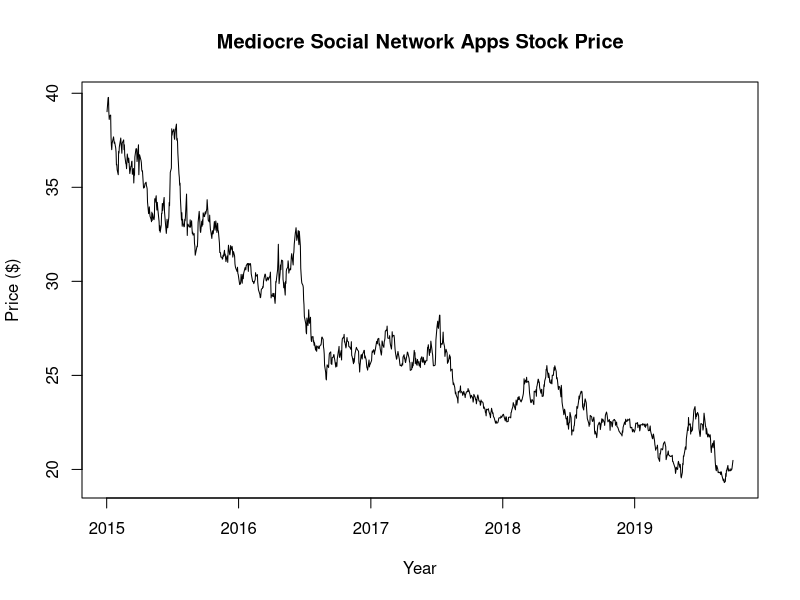
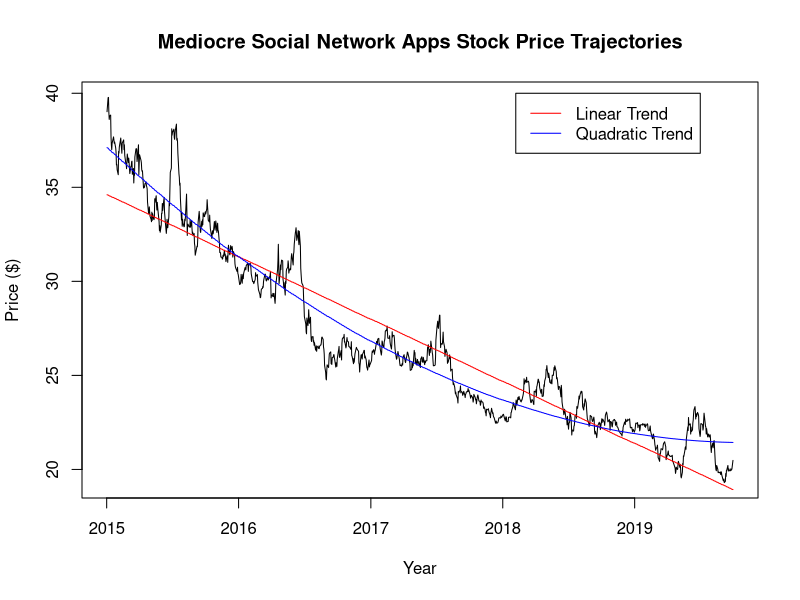
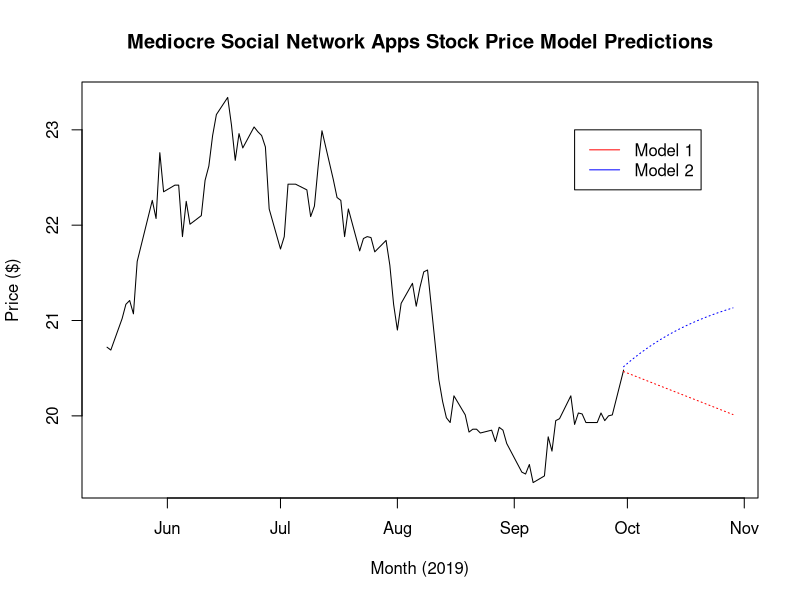

Write the R code that produced these figures, in order.
## ---- chunk 1
knitr::opts_chunk$set(echo = TRUE)
## ---- chunk 2
dat = read.csv("stocks.csv")
plot(x=as.Date(dat$Date), y=dat$Price, main="Mediocre Social Network Apps Stock Price", ylab="Price ($)", xlab="Year", type="l")
## ---- chunk 3
d = 1:length(dat$Price)
d2 = d^2
mod1 = lm(dat$Price ~ d)
mod2 = lm(dat$Price ~ d + d2)
plot(x=as.Date(dat$Date), y=dat$Price, main="Mediocre Social Network Apps Stock Price Trajectories", ylab="Price ($)", xlab="Year", type="l")
lines(x=as.Date(dat$Date), y=predict(mod1), col="red")
lines(x=as.Date(dat$Date), y=predict(mod2), col="blue")
legend(x=as.Date(dat$Date)[780], y=40, legend=c("Linear Trend", "Quadratic Trend"), col=c("red", "blue"), lty=c(1,1))
## ---- chunk 4
fit1 = function(data) {
  return(mean(diff(data)))
}

error = function(data) {
  return(sd(diff(data) - fit1(data)) / sqrt(length(data)))
}

predict1 = function(last_point, slope) {
  return(last_point + slope*(1:30))
}

fit2 = function(data) {
  d = 1:length(data)
  d2 = d^2
  mod = lm(data ~ d + d2)
  mod_a = arima(mod$residuals, order=c(1,0,0))
  return(list(mod=mod, mod_a=mod_a))
}

predict2 = function(lst,x) {
  mod = lst$mod
  mod_a = lst$mod_a
  i = x:(x+29)
  int = mod$coefficients[1]
  d = mod$coefficients[2]
  d2 = mod$coefficients[3]
  #print(predict(mod_a, n.ahead=30)$pred)
  return(predict(mod_a, n.ahead=30)$pred + (int*i^0 + d * i + d2 * i^2))
}

nd = seq.Date(from=as.Date(dat$Date)[1194], by="day", length.out = 30)
plot(x=as.Date(dat$Date)[1100:1196], y=dat$Price[1100:1196], main="Mediocre Social Network Apps Stock Price Model Predictions", ylab="Price ($)", xlab="Month (2019)", type="l", xlim=c(as.Date(dat$Date)[1100], nd[length(nd)]))

lines(x=nd, predict1(dat$Price[1194], fit1(dat$Price)), lty=3, col="red")
lines(x=nd, predict2(fit2(dat$Price), 1195), lty=3, col="blue")
legend(x=as.Date(dat$Date)[1185], y=23, legend=c("Model 1", "Model 2"), col=c("red", "blue"), lty=c(1,1))
